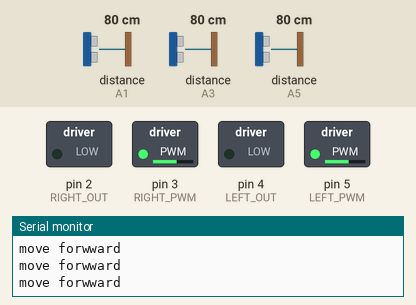
A sketch run on a simulated Arduino Uno, built with avr-gcc and run on an emulated ATmega328P. Shown: switched loads named in the sketch (green lamp = pin HIGH), the last lines printed to the serial monitor. Wiring (inferred from the names in the program): ultrasonic range finder: trigger A0; echo A1. Dashed ring = blinking. The test bench sets the inputs (shaded band); at power-on: distance to the obstacle (sensors on A1, A3, A5) 80 cm. The echo pulse lasts 58.3 µs per cm; pins used as bus, display or sensor lines are not drawn.

Above: at 1.2 s.
1.3 s: distance to the obstacle (sensor on A1) set to 56 cm
4.3 s: distance to the obstacle (sensor on A1) set to 47 cm
At 4.9 s:
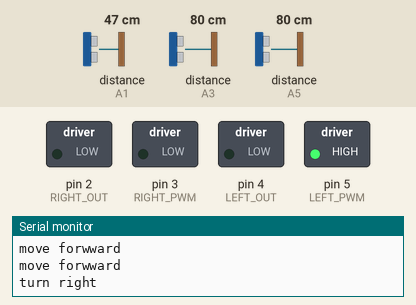
Timing chart, 0 to 13.3 s (numbered marks = the images above; inputs shaded):
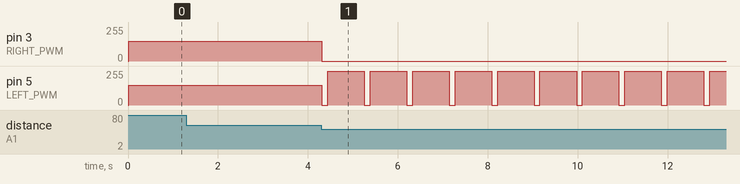

Measured:
- the behaviour switches between 52 and 51 cm on distance to the obstacle (sensor on A1) (found by bisection; images 0 and 1)
- after the input at 4.3 s, pin 3 (RIGHT_PWM): 150/255 → 0/255 at once; pin 5 (LEFT_PWM): alternates 255/255 for 0.81 s and 0/255 for 0.13 s, starting at once

The sketch:

GasDetectionRobot.ino
```cpp
#define FRONT_TRIG A0
#define FRONT_ECHO A1
#define LEFT_TRIG A2
#define LEFT_ECHO A3
#define RIGHT_TRIG A4
#define RIGHT_ECHO A5

/// Define Constant ///
const int LEFT_PWM = 5;
const int LEFT_OUT = 4;
const int RIGHT_PWM = 3;
const int RIGHT_OUT = 2;

const int MOVE_SPEED = 150;
const int TURN_SPEED = 255;
const int MIN_SPEED = 00;

const int MIN_DISTANCE = 50.0;


/// Define Global Variable //
int distance_front = 0;
int distance_left = 0;
int distance_right = 0;

void setup() {
  Serial.begin(9600);

  pinMode(LEFT_PWM, OUTPUT);
  pinMode(LEFT_OUT, OUTPUT);
  pinMode(RIGHT_PWM, OUTPUT);
  pinMode(RIGHT_OUT, OUTPUT);

  pinMode(FRONT_TRIG, OUTPUT);
  pinMode(LEFT_TRIG, OUTPUT);
  pinMode(RIGHT_TRIG, OUTPUT);

  pinMode(FRONT_ECHO, INPUT);
  pinMode(LEFT_ECHO, INPUT);
  pinMode(RIGHT_ECHO, INPUT);
}


/// Define engine controller functions ///
void move_left(int speed){
  analogWrite(LEFT_PWM, speed);
  digitalWrite(LEFT_OUT, LOW);
}

void move_right(int speed){
  analogWrite(RIGHT_PWM, speed);
  digitalWrite(RIGHT_OUT, LOW);
}

void back_left(int speed){
  analogWrite(LEFT_OUT, speed);
  digitalWrite(LEFT_PWM, LOW);
}

void back_right(int speed){
  analogWrite(RIGHT_OUT, speed);
  digitalWrite(RIGHT_PWM, LOW);
}

/// Define robot controller functions ///
void move_forward(){
  Serial.println("move forwward");
  move_left(MOVE_SPEED);
  move_right(MOVE_SPEED);
}

void turn_right(){
  Serial.println("turn right");
  move_right(MIN_SPEED);
  move_left(TURN_SPEED);
}

void turn_left(){
  Serial.println("turn left");
  move_left(MIN_SPEED);
  move_right(TURN_SPEED);
}

void move_back(){
  back_left(MOVE_SPEED);
  back_right(MOVE_SPEED);
}

void stop(){
  move_left(MIN_SPEED);
  move_right(MIN_SPEED);
}


/// function calculate distance ///
int calculate_distance(int trig, int echo){
  digitalWrite(trig,0);   // tắt chân trig
  delayMicroseconds(2);
  digitalWrite(trig,1);   // phát xung từ chân trig
  delayMicroseconds(5);   // xung có độ dài 5 microSeconds
  digitalWrite(trig,0);   // tắt chân trig

  /* Tính toán thời gian */
  // Đo độ rộng xung HIGH ở chân echo.
  int duration = pulseIn(echo, HIGH);
//  Serial.print("duration = ");
//  Serial.println(duration);

  // Tính khoảng cách đến vật.
  return int(0.03432*duration/2);
}

void loop() {
    // Ket hop cam bien sieu am //
    distance_front = calculate_distance(FRONT_TRIG, FRONT_ECHO);
    delay(10);

    // Nếu khoảng cách tới vật cản nhỏ hơn 60cm (có thể đổi số khác)
    if (distance_front <= MIN_DISTANCE){
        // Lập tức dừng xe lại
        stop();
        delay(100); // delay để xe ổn định vị trí

        // đo khoảng cách 2 bên trái và phải
        distance_left = calculate_distance(LEFT_TRIG, LEFT_ECHO);
        delay(10);
        distance_right = calculate_distance(RIGHT_TRIG, RIGHT_ECHO);
        delay(10);

        if (distance_right <= MIN_DISTANCE && distance_left <= MIN_DISTANCE) {
            // đi vào chỗ không có đường đi tiếp ==> lùi xe
            move_back();
            delay(500);
        }
        else if (distance_right >= distance_left) {
            turn_right();
            delay(800);
        }
        else {
            turn_left();
            delay(800);
        }

    }
    else{
        move_forward();
    }
}
```
